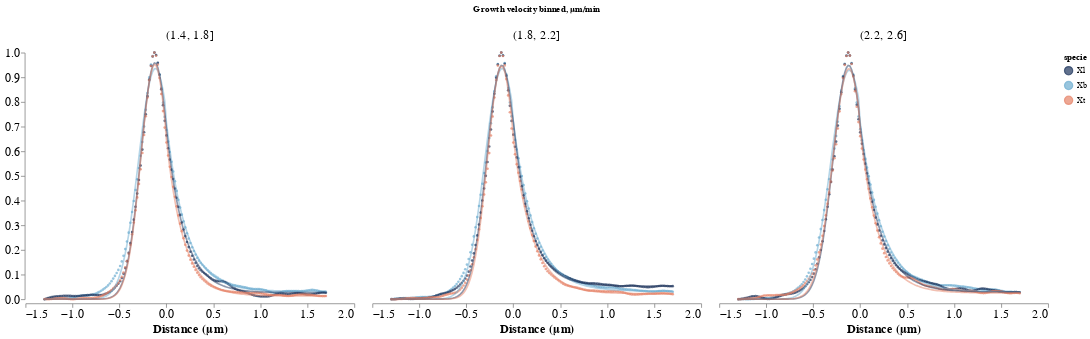

The cell this chart's notebook holds for it:
### Code cell
#plot the profiles and their fit
points = alt.Chart().mark_point(
    filled=True,
    size=10,
    #color='color=alt.Color('specie:N', scale=alt.Scale(scheme='pastel1'))'
).encode(
    x=alt.X('coordnm:Q'),
    y=alt.Y('datainv:Q', title = 'EB signal (normalized)'),
    color=alt.Color('specie:N', scale=scalesp2
                   )
)

# generate the error bars
errorbars = alt.Chart().mark_errorbar().encode(
    x="coordnm:Q",
    y=alt.Y("errmin:Q",title=None),
    y2="errmax:Q",
    color=alt.Color('specie:N', scale=scalesp2
                   )
)

convolved_profile =alt.Chart().mark_line(opacity=0.5
    #filled=True,
    #size=3,
    
).encode(
    x=alt.X('coordnm:Q', title = 'Distance (µm)'),
    y=alt.Y('fit:Q'),
    color=alt.Color('specie:N', scale=scalesp2
                   )
)

alt.layer(points, errorbars, convolved_profile, data = df_profiles).facet(column = alt.Column('velbinned', title='Growth velocity binned, µm/min') ).configure_axis(
                grid=False, 
                ticks=True, 
                labelPadding=0, 
                labelFontSize = 15, 
                labelFont = 'Helvetica Neue', 
                titleFontSize = 15
            ).configure_header(
                #labelOrient='bottom', 
                title=None, 
                labelFontSize=15, 
                labelFont='Helvetica Neue'
            ).configure_view(
                stroke='transparent'
            )

### Figure 1 — Vega-Lite specification as saved in the notebook (floating-point values rounded to 4 significant figures; data arrays with more than 128 entries replaced by an {"elided": "..."} marker saying what was removed)
{"config": {"view": {"continuousWidth": 400, "continuousHeight": 300, "stroke": "transparent"}, "axis": {"grid": false, "labelFont": "Helvetica Neue", "labelFontSize": 15, "labelPadding": 0, "ticks": true, "titleFontSize": 15}, "header": {"labelFont": "Helvetica Neue", "labelFontSize": 15, "title": null}}, "data": {"name": "data-a9c426c5b6713d172bc36cb4ef81522f"}, "facet": {"column": {"field": "velbinned", "title": "Growth velocity binned, µm/min", "type": "nominal"}}, "spec": {"layer": [{"mark": {"type": "point", "filled": true, "size": 10}, "encoding": {"color": {"field": "specie", "scale": {"domain": ["Xl", "Xb", "Xt"], "range": ["#1e345c", "#6cacd0", "#e68267"]}, "type": "nominal"}, "x": {"field": "coordnm", "type": "quantitative"}, "y": {"field": "datainv", "title": "EB signal (normalized)", "type": "quantitative"}}}, {"mark": "errorbar", "encoding": {"color": {"field": "specie", "scale": {"domain": ["Xl", "Xb", "Xt"], "range": ["#1e345c", "#6cacd0", "#e68267"]}, "type": "nominal"}, "x": {"field": "coordnm", "type": "quantitative"}, "y": {"field": "errmin", "title": null, "type": "quantitative"}, "y2": {"field": "errmax"}}}, {"mark": {"type": "line", "opacity": 0.5}, "encoding": {"color": {"field": "specie", "scale": {"domain": ["Xl", "Xb", "Xt"], "range": ["#1e345c", "#6cacd0", "#e68267"]}, "type": "nominal"}, "x": {"field": "coordnm", "title": "Distance (µm)", "type": "quantitative"}, "y": {"field": "fit", "type": "quantitative"}}}]}, "$schema": "https://vega.github.io/schema/vega-lite/v4.17.0.json", "datasets": {"data-a9c426c5b6713d172bc36cb4ef81522f": {"elided": "1485 records"}}}
